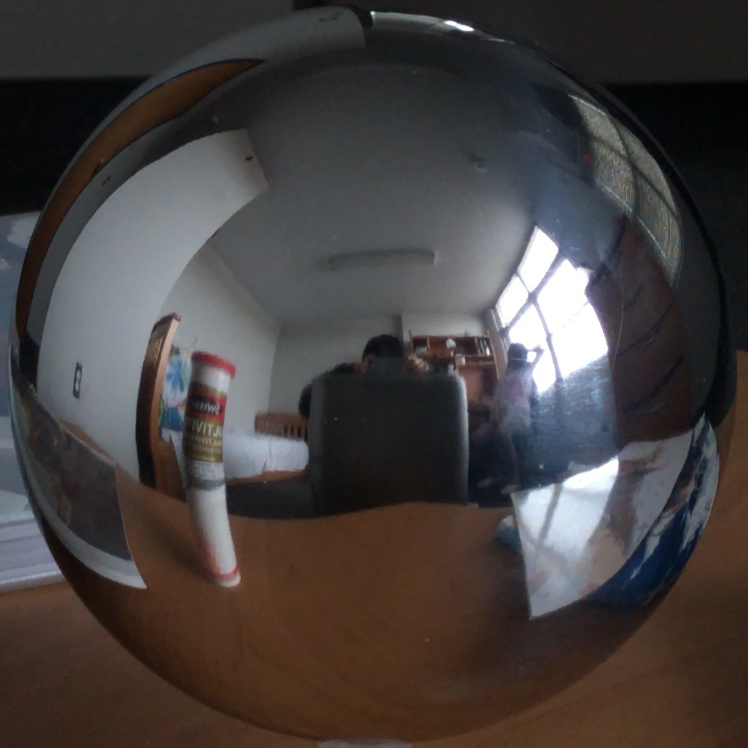
#> input picture proj4/other/low.png, 748 x 748 px, found by its file name
$ jupyter execute --allow-errors 'Project 4. Image-Based Lighting - Template-1.ipynb'   (shell and % lines are left out)
#> lines starting #> are read from the running program, lines starting #| are printed output that depends on the picture
### proj4/proj4_materials/utils/io.py
# -*- coding: utf-8 -*-
""" Contains data reading / writing for imageries """

import cv2
import numpy as np

# metadata
__author__ = "Jae Yong Lee"
__copyright__ = "Copyright 2019, CS445"
__credits__ = ["Jae Yong Lee"]
__license__ = "None"
__version__ = "1.0.0"
__maintainer__ = "Jae Yong Lee"
__email__ = "lee896@illinois.edu"
__status__ = 'production'

# [13 lines left out: function write_image, not called in this run]


def read_image(image_path: str) -> np.ndarray:
    '''
    Reads image from image path, and
    return floating point RGB image

    Args:
        image_path: path to image

    Returns:
        RGB image of shape H x W x 3 in floating point format
    '''
#> called with image_path = 'images/inputs/low.png'
    # read image and convert to RGB
    bgr_image = cv2.imread(image_path)
#> bgr_image is the input picture: shape (748, 748, 3); mean B, G, R 63.4, 64.4, 69.7
    rgb_image = bgr_image[:, :, [2, 1, 0]]
    return rgb_image.astype(np.float32) / 255
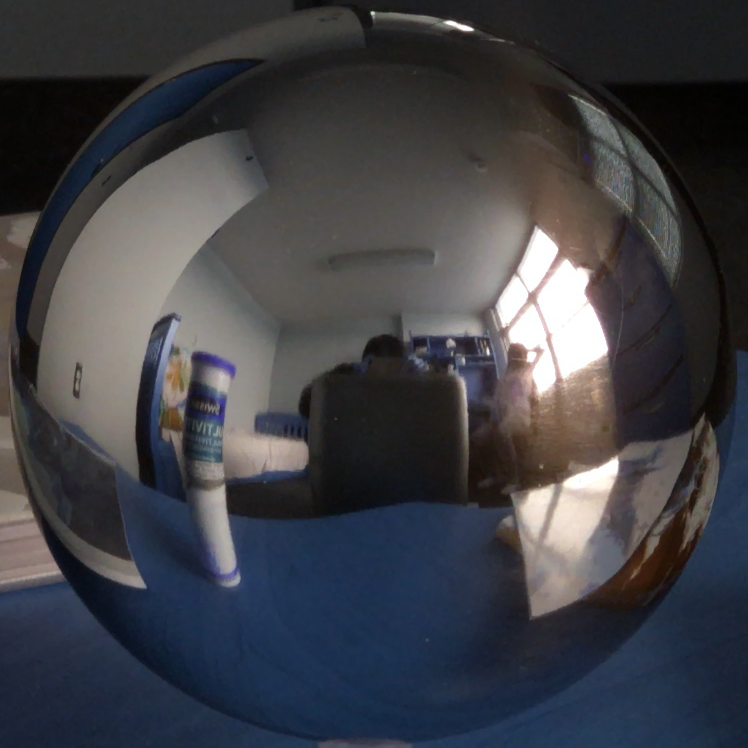
#> returned value: shape (748, 748, 3) float32; mean of channels 0, 1, 2 0.274, 0.252, 0.249; drawn as B, G, R


def read_hdr_image(image_path: str) -> np.ndarray:
    '''
    Reads image from image path, and
    return HDR floating point RGB image

    Args:
        image_path: path to hdr image

    Returns:
        RGB image of shape H x W x 3 in floating point format
    '''

    # read image and convert to RGB
    bgr_hdr_image = cv2.imread(image_path, cv2.IMREAD_ANYDEPTH)
    rgb_hdr_image = bgr_hdr_image[:, :, [2, 1, 0]]
    return rgb_hdr_image.astype(np.float32)

def write_hdr_image(hdr_image: np.ndarray, image_path: str):
    '''
    Write HDR image to given path.
    The path must end with '.hdr' extension
    Args:
        hdr_image: H x W x C float32 HDR image in BGR format.
        image_path: path to hdr image to save

    Returns:
        RGB image of shape H x W x 3 in floating point format
    '''
    assert(image_path.endswith('.hdr'))
    rgb_hdr_image = hdr_image[:, :, [2, 1, 0]]
    cv2.imwrite(image_path, rgb_hdr_image)

### proj4/proj4_materials/utils/display.py
# -*- coding: utf-8 -*-
""" Contains displaying of image / hdr images """

# imports
import cv2
import numpy as np
import matplotlib.pyplot as plt

# metadata
__author__ = "Jae Yong Lee"
__copyright__ = "Copyright 2019, CS445"
__credits__ = ["Jae Yong Lee"]
__license__ = "None"
__version__ = "1.0.2"
__maintainer__ = "Jae Yong Lee"
__email__ = "lee896@illinois.edu"
__status__ = 'production'


# [13 lines left out: function display_hdr_image_linear, not called in this run]

def display_hdr_image(hdr_image: np.ndarray):
    '''
    Given HDR image, display by tonemapping

    Args:
      - hdr_image: HxWxC HDR float32 image
    '''
    # copy data before display
    hdr_image = hdr_image.copy().astype(np.float32)

    # for nan values, set them to 0
    nan_mask = hdr_image != hdr_image
    hdr_image[nan_mask] = 0

    # set 0 values to min value that is over 0
    if ((hdr_image <= 0).sum() > 0) or ((hdr_image == float('inf')).sum() > 0):
        print('Warning: Negative / Inf values found in hdr image. Clamping to nearest valid value')

        nearest_nonzero_value = hdr_image[hdr_image > 0].min()
        nearest_non_inf_value = hdr_image[hdr_image != float('inf')].max()
        hdr_image[hdr_image <= 0] = nearest_nonzero_value
        hdr_image[hdr_image == float('inf')] = nearest_non_inf_value

    tonemapper = cv2.createTonemapDrago(1.0, 0.7)
    tonemapped = tonemapper.process(hdr_image)
    fig = plt.figure()
    plt.axis('off')
    plt.imshow(tonemapped[:, :])


def _rescale_log_irradicances(le):
    '''
    Helper function to rescale log irradiance in visible range
    '''
    le_min = le[le != -float('inf')].min()
    le_max = le[le != float('inf')].max()

    le = (le - le_min) / (le_max - le_min)
    mask = (le == float('inf')) | (le == -float('inf'))

    le[mask] = 0
    return le

def display_log_irradiances(log_irradiances: np.ndarray):
    '''
    Given Log irradiances, display by rescaling

    Args:
      - log_irradiances: NxHxWxC HDR float32 image
    '''
    N, H, W, C = log_irradiances.shape
    assert N == 3

    fix, axes = plt.subplots(1, 3)
    [a.axis('off') for a in axes.ravel()]
    rescaled_irradiances = _rescale_log_irradicances(log_irradiances)
    for n in range(N):
        axes[n].imshow(rescaled_irradiances[n])

### proj4/proj4_materials/utils/meta.py
# -*- coding: utf-8 -*-
""" Contains meta-class related export functions. """

# metadata
__author__ = "Jae Yong Lee"
__copyright__ = "Copyright 2019, CS445"
__credits__ = ["Jae Yong Lee"]
__license__ = "None"
__version__ = "1.0.0"
__maintainer__ = "Jae Yong Lee"
__email__ = "lee896@illinois.edu"
__status__ = 'production'


def TODO():
    '''
    Simply helper function to notify student to implement this part of the
    solution and raise exception.
    '''
    print('Please Implement this!');
    raise NotImplementedError

# [7 lines left out: function COOL, not called in this run]

### proj4/other/Project 4. Image-Based Lighting - Template-1.ipynb
# CS445: Computational Photography
## Programming Project 4: Image-Based Lighting
### Due Date: 11:59pm on Tuesday, Oct. 29, 2019

This is a template solution file.
Please feel free to use this for the base of your report.

## Recovering HDR Radiance Maps (40 pts)

We start by loading in necessary libraries used for this section of the problem.

[cell 1]
# jupyter extension that allows reloading functions from imports without clearing kernel :D

[cell 2]
# System imports
from os import path
import math

# Third-Party Imports
import cv2
import matplotlib.pyplot as plt
import numpy as np
from scipy.interpolate import griddata

# local imports
from utils.io import read_image, write_image, read_hdr_image, write_hdr_image
from utils.display import display_hdr_image_linear, display_hdr_image, display_log_irradiances
from utils.hdr_helpers import gsolve
from utils.bilateral_filter import bilateral_filter
from utils.meta import TODO

### Data collection (10 points)

1. Find a good scene to photograph. The scene should have a flat surface to place your spherical mirror on. Either indoors or outdoors will work.

2. Find a fixed, rigid spot to place your camera. A tripod is best, but you can get away with less. I used the back of a chair to steady my phone when taking my images.
3. Place your spherical mirror on a flat surface, and make sure it doesn't roll by placing a cloth/bottle cap/etc under it. Make sure the sphere is not too far away from the camera -- it should occupy at least a 256x256 block of pixels.

4. Photograph the spherical mirror using at least three different exposure times. Make sure the camera does not move too much (slight variations are OK, but the viewpoint should generally be fixed). For best results, your exposure times should be at least 4 times longer and 4 times shorter (±2 stops) than your mid-level exposure (e.g. if your mid-level exposure time is 1/40s, then you should have at least exposure timess of 1/10s and 1/160s; the greater the range the better). Make sure to record the exposure times.
5. Remove the mirror from the scene, and from the same viewpoint as the other photographs, take another picture of the scene at a normal exposure level (most pixels are neither over- or under-exposed). This will be the image that you will use for object insertion/compositing (the "background" image).
6. After you copy all of the images from your camera/phone to your computer, load the spherical mirror images (from step 4) into your favorite image editor and crop them down to contain only the sphere.

7. Small alignment errors may occur (due to camera motion or cropping). One way to fix these is through various alignment procedures, but for this project, we won't worry about these errors. If there are substantial differences in camera position/rotation among the set of images, re-take the photographs.

[cell 3]
# TODO: Replace this with actual file path!
low_exposure_mirror_ball_image_file = "images/inputs/low.png"
mid_exposure_mirror_ball_image_file = "images/inputs/mid.png"
high_exposure_mirror_ball_image_file = "images/inputs/high.png"
background_image_file = "images/inputs/bg.jpeg"


# TODO: Extract exposure values for each images
low_exposure = 1/8
mid_exposure = 1/2
high_exposure = 2


# These images will be used for LDR mergings
low_exposure_mirror_ball_image = read_image(low_exposure_mirror_ball_image_file)
mid_exposure_mirror_ball_image = read_image(mid_exposure_mirror_ball_image_file)
#> call 2 of read_image, with image_path = 'images/inputs/mid.png'
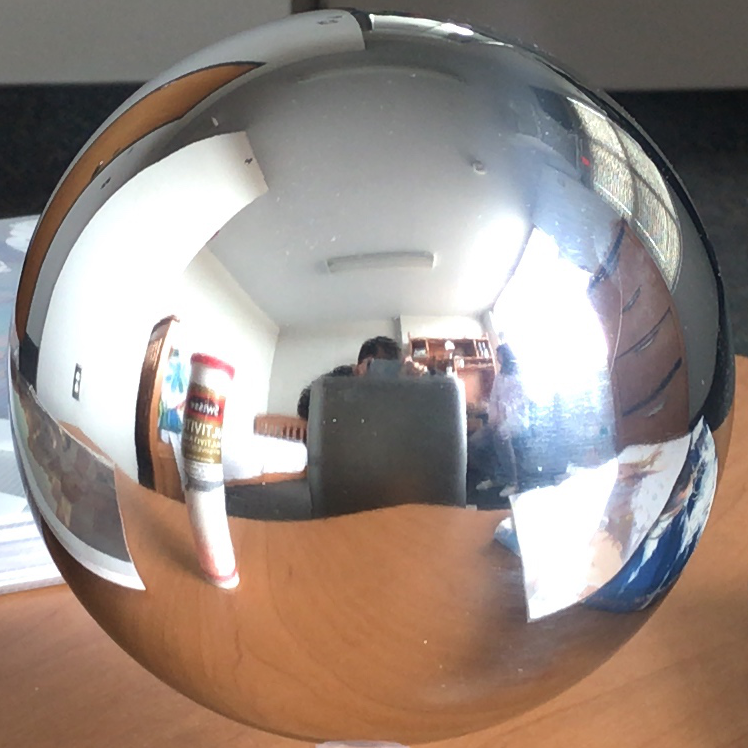
#> input picture proj4/other/mid.png, 748 x 748 px, found by its file name
#> in read_image, bgr_image is the input picture: shape (748, 748, 3); mean B, G, R 131.2, 138.7, 152.2
high_exposure_mirror_ball_image = read_image(high_exposure_mirror_ball_image_file)
#> call 3 of read_image, with image_path = 'images/inputs/high.png'
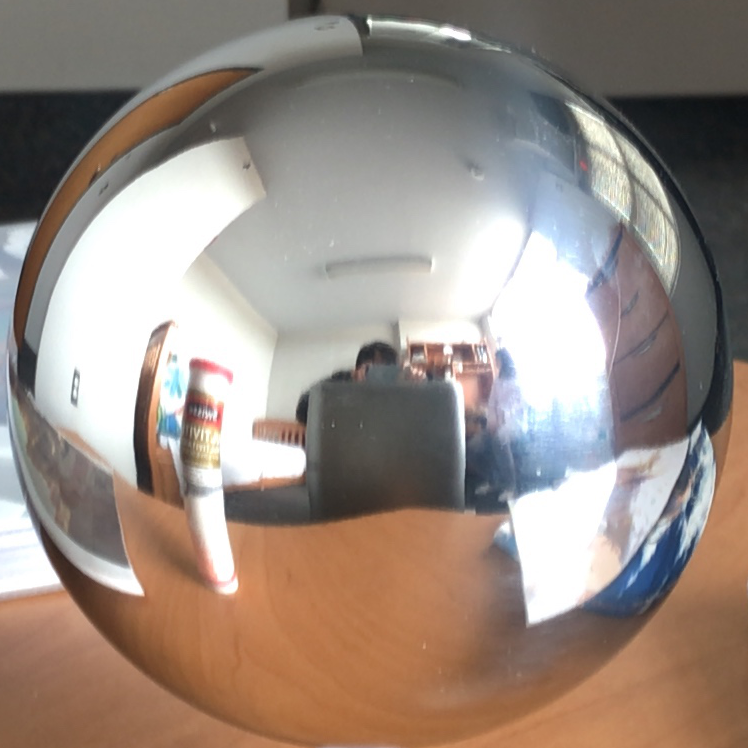
#> input picture proj4/other/high.png, 748 x 748 px, found by its file name
#> in read_image, bgr_image is the input picture: shape (748, 748, 3); mean B, G, R 130.5, 139.7, 153.7
#> in read_image (call 3), `return rgb_image.astype(np.float32) / 255`:
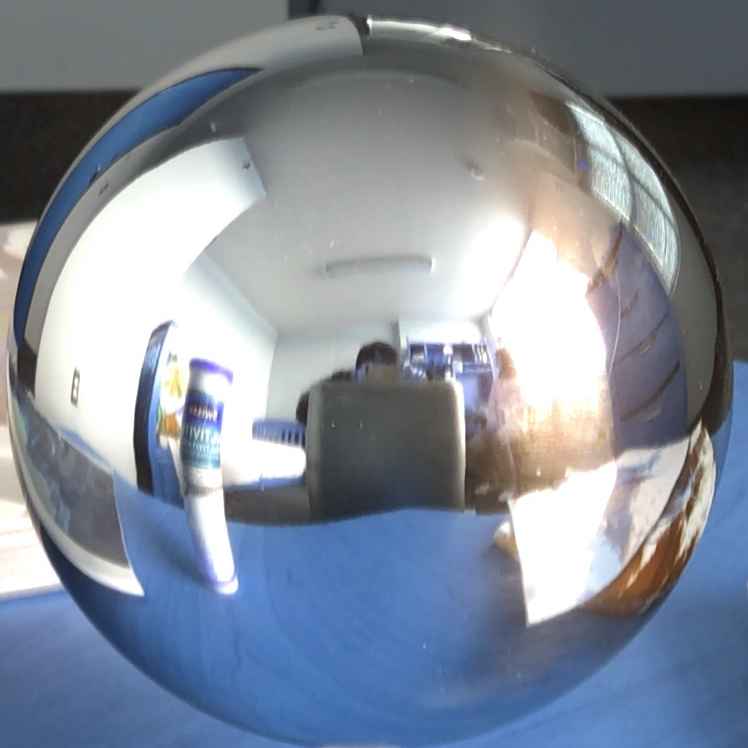
#> returned value: shape (748, 748, 3) float32; mean of channels 0, 1, 2 0.603, 0.548, 0.512; drawn as B, G, R
background_image = read_image(background_image_file)
#> call 4 of read_image, with image_path = 'images/inputs/bg.jpeg'
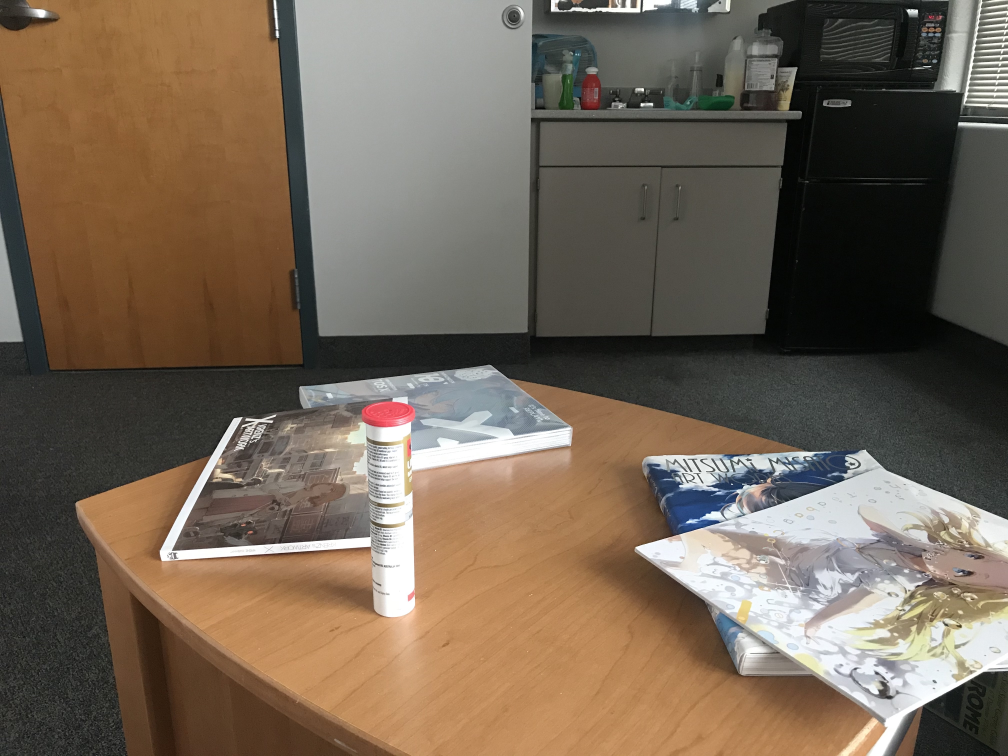
#> input picture proj4/other/bg.jpeg, 4032 x 3024 px, found by its file name (shown at 1/4 size)
#> in read_image, bgr_image is the input picture: shape (3024, 4032, 3); mean B, G, R 85.8, 101.3, 115.9
#> in read_image (call 4), `return rgb_image.astype(np.float32) / 255`:
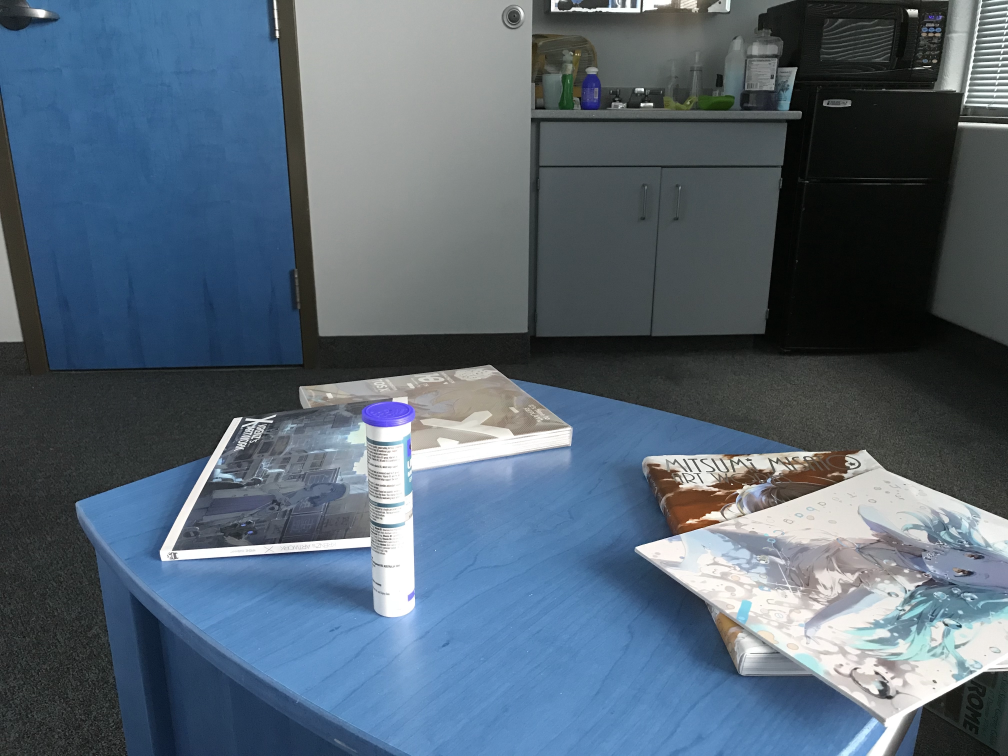
#> returned value: shape (3024, 4032, 3) float32 (shown at 1/4 size); mean of channels 0, 1, 2 0.454, 0.397, 0.336; drawn as B, G, R

[cell 4]
# resize mirror ball images:
# TODO: change size of N to your favorite value!
N = 700
low_exposure_mirror_ball_image = cv2.resize(low_exposure_mirror_ball_image, (N, N))
#> (the rest of the program and of its run is left out)
